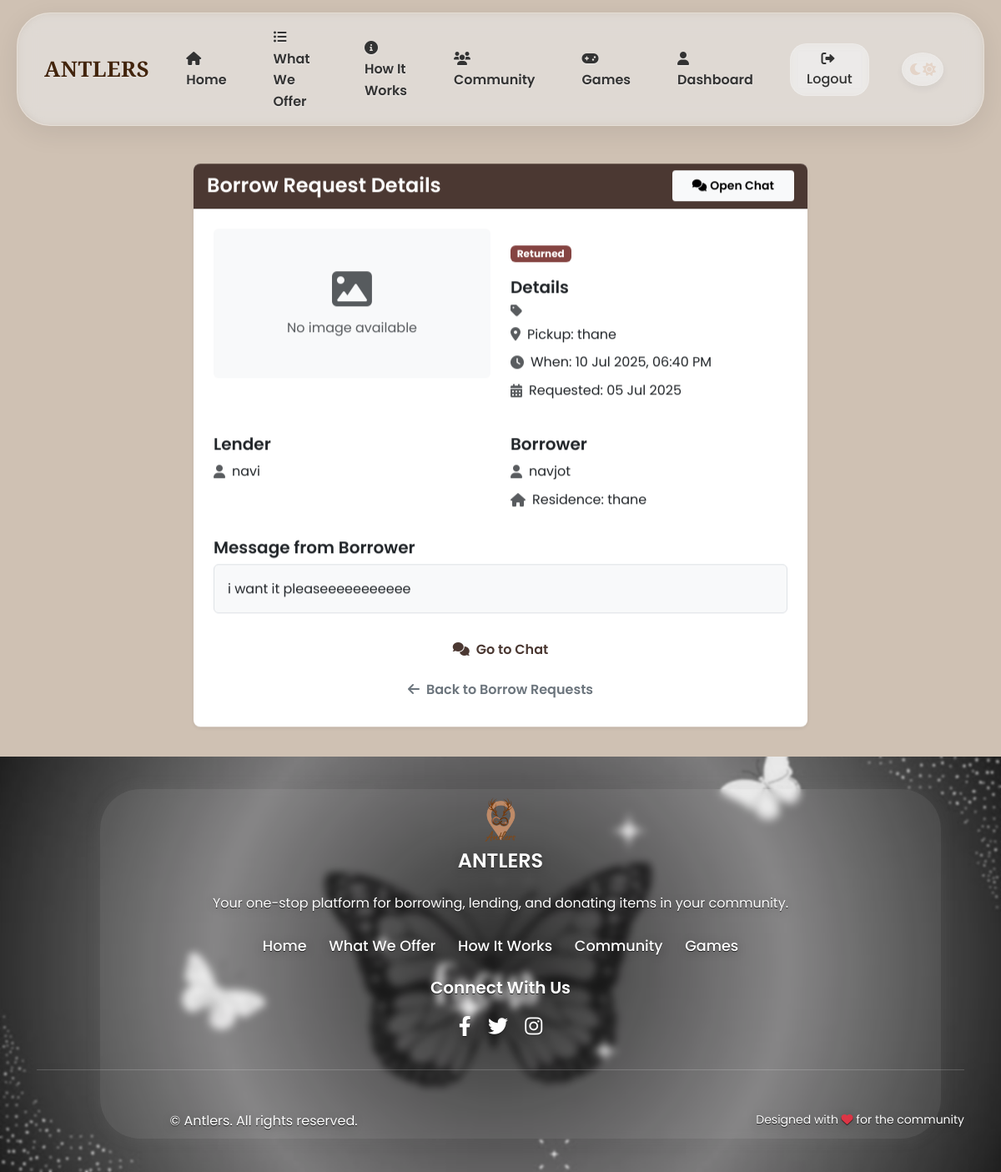
/borrow_details/1 (signed in), run on the app's committed database.
### app.py (models this page shows)
class BorrowedAccessory(db.Model):
    id = db.Column(db.Integer, primary_key=True)
    accessory_id = db.Column(db.Integer, db.ForeignKey('accessory.id'))
    borrower_id = db.Column(db.Integer, db.ForeignKey('user.id'))
    lender_id = db.Column(db.Integer, db.ForeignKey('user.id'))
    status = db.Column(db.String(50))  # 'pending', 'approved', 'rejected', 'delivered', 'returned'
    pickup_location = db.Column(db.String(150))
    pickup_datetime = db.Column(db.DateTime)
    created_at = db.Column(db.DateTime, default=func.now())
    residence = db.Column(db.String(200), nullable=False)  # Borrower's residence
    message = db.Column(db.Text, nullable=False)  # Message to lender
    delivery_preference = db.Column(db.String(50), default='self')  # 'self' or 'antlers'
    lender_confirmed_delivery = db.Column(db.Boolean, default=False)
    borrower_confirmed_delivery = db.Column(db.Boolean, default=False)
    accessory = db.relationship('Accessory', backref='borrow_requests')
    borrower = db.relationship('User', foreign_keys=[borrower_id], backref='items_borrowed_as_borrower', overlaps="items_borrowed,borrower_user")
    lender = db.relationship('User', foreign_keys=[lender_id], backref='items_lent_as_lender', overlaps="items_lent,lender_user")

class User(db.Model, UserMixin):
    id = db.Column(db.Integer, primary_key=True)
    username = db.Column(db.String(150), unique=True)
    password = db.Column(db.String(150))
    email = db.Column(db.String(150), unique=True)
    contact_number = db.Column(db.String(20))
    role = db.Column(db.String(50), default='user')
    created_at = db.Column(db.DateTime, default=func.now())
    overall_verified = db.Column(db.Boolean, default=False)
    approved_items = db.relationship('Accessory',
                                   foreign_keys='Accessory.user_id',
                                   backref=db.backref('owner', lazy=True))
    items_borrowed = db.relationship('BorrowedAccessory',
                                   foreign_keys='BorrowedAccessory.borrower_id',
                                   backref=db.backref('borrower_user', lazy=True),
                                   overlaps="items_borrowed_as_borrower,borrower")
    items_lent = db.relationship('BorrowedAccessory',
                                foreign_keys='BorrowedAccessory.lender_id',
                                backref=db.backref('lender_user', lazy=True),
                                overlaps="items_lent_as_lender,lender")

### app.py (the view)
@app.route('/borrow_details/<int:borrow_id>')
@login_required
def borrow_details(borrow_id):
    borrow_request = BorrowedAccessory.query.get_or_404(borrow_id)
    if borrow_request.borrower_id != current_user.id and borrow_request.lender_id != current_user.id:
        flash('You are not authorized to view this request.', 'danger')
        return redirect(url_for('user_dashboard'))
    chat_messages = ChatMessage.query.filter_by(borrow_id=borrow_id).order_by(ChatMessage.timestamp).all()
    return render_template('borrow_details.html', borrow_request=borrow_request, chat_messages=chat_messages)

### app.py (called while the page is built)
@login_manager.user_loader
def load_user(user_id):
    return User.query.get(int(user_id))

### templates/borrow_details.html (shortened to what this page needs)
{% extends "base.html" %}
{% block content %}
<div class="container">
    <div class="row justify-content-center mt-5">
        <div class="col-lg-8">
            <div class="card shadow-sm border-0 rounded-lg">
                <div class="card-header bg-primary text-white d-flex justify-content-between align-items-center">
                    <h4 class="mb-0">Borrow Request Details</h4>
                    {% if borrow_request.id %}
                    <a href="{{ url_for('chat', borrow_id=borrow_request.id) }}" class="btn btn-light btn-sm">
                        <i class="fas fa-comments me-1"></i>Open Chat
                    </a>
                    {% endif %}
                </div>
                <div class="card-body p-4">
                    <div class="row mb-4">
                        <div class="col-md-6">
                            {% if borrow_request.accessory.image %}
                            <img src="{{ url_for('static', filename=borrow_request.accessory.image.replace('\\', '/')) }}"
                                 class="img-fluid rounded"
                                 alt="{{ borrow_request.accessory.name }}">
                            {% else %}
                            <div class="bg-light rounded p-5 text-center">
                                <i class="fas fa-image fa-3x text-muted"></i>
                                <p class="mt-2 mb-0 text-muted">No image available</p>
                            </div>
                            {% endif %}
                        </div>
                        <div class="col-md-6">
                            <div class="mb-3">
                                <span class="badge bg-{{ borrow_request.status == 'pending' and 'warning' or (borrow_request.status == 'approved' and 'success' or (borrow_request.status == 'delivered' and 'info' or (borrow_request.status == 'new_request' and 'primary' or 'secondary'))) }}">
                                    {{ borrow_request.status == 'new_request' and 'New Request' or borrow_request.status.capitalize() }}
                                </span>
                            </div>
                            <div class="mb-3">
                                <h5>Details</h5>
                                <div class="d-flex align-items-center mb-2">
                                    <i class="fas fa-tag text-muted me-2"></i>
                                </div>
                                <div class="d-flex align-items-center mb-2">
                                    <i class="fas fa-map-marker-alt text-muted me-2"></i>
                                    <span>Pickup: {{ borrow_request.pickup_location or 'To be determined' }}</span>
                                </div>
                                <div class="d-flex align-items-center mb-2">
                                    <i class="fas fa-clock text-muted me-2"></i>
                                    <span>When: {{ borrow_request.pickup_datetime.strftime('%d %b %Y, %I:%M %p') if borrow_request.pickup_datetime else 'To be determined' }}</span>
                                </div>
                                <div class="d-flex align-items-center mb-2">
                                    <i class="fas fa-calendar-alt text-muted me-2"></i>
                                    <span>Requested: {{ borrow_request.created_at.strftime('%d %b %Y') if borrow_request.created_at else 'Now' }}</span>
                                </div>
                            </div>
                        </div>
                    </div>
                    <div class="row mt-3">
                        <div class="col-md-6">
                            <h5>Lender</h5>
                            <div class="d-flex align-items-center mb-2">
                                <i class="fas fa-user text-muted me-2"></i>
                                <span>{{ borrow_request.lender_user.username if borrow_request.lender_user else 'Unknown' }}</span>
                            </div>
                        </div>
                        <div class="col-md-6">
                            <h5>Borrower</h5>
                            <div class="d-flex align-items-center mb-2">
                                <i class="fas fa-user text-muted me-2"></i>
                                <span>{{ borrow_request.borrower_user.username if borrow_request.borrower_user else 'Unknown' }}</span>
                            </div>
                            {% if borrow_request.residence %}
                            <div class="d-flex align-items-center mb-2">
                                <i class="fas fa-home text-muted me-2"></i>
                                <span>Residence: {{ borrow_request.residence }}</span>
                            </div>
                            {% endif %}
                        </div>
                    </div>
                    {% if borrow_request.status != 'new_request' and borrow_request.message %}
                    <div class="mt-4">
                        <h5>Message from Borrower</h5>
                        <div class="border rounded p-3 bg-light">
                            {{ borrow_request.message }}
                        </div>
                    </div>
                    {% endif %}
                    <div class="d-grid gap-2 mt-4">
                        {% if borrow_request.id %}
                        <a href="{{ url_for('chat', borrow_id=borrow_request.id) }}" class="btn btn-outline-primary">
                            <i class="fas fa-comments me-2"></i>Go to Chat
                        </a>
                        {% endif %}
                        {% if current_user.id == borrow_request.borrower_id %}
                            <a href="{{ url_for('user_dashboard') }}" class="btn btn-outline-secondary">
                                <i class="fas fa-arrow-left me-2"></i>Back to Dashboard
                            </a>
                        {% elif borrow_request.status == 'new_request' %}
                            <a href="{{ url_for('borrow') }}" class="btn btn-outline-secondary">
                                <i class="fas fa-arrow-left me-2"></i>Back to Browse Items
                            </a>
                        {% else %}
                            <a href="{{ url_for('borrow_requests') }}" class="btn btn-outline-secondary">
                                <i class="fas fa-arrow-left me-2"></i>Back to Borrow Requests
                            </a>
                        {% endif %}
                    </div>
                </div>
            </div>
        </div>
    </div>
</div>
{% set active_return_request = borrow_request.accessory.return_requests | selectattr('borrower_id', 'equalto', current_user.id) | selectattr('status', 'in', ['pending', 'approved']) | list | length > 0 %}
{% endblock %}

### static/css/theme.css (style rules this page uses)
:root { --light-background: #CFC1B3; --light-surface: #E8E1D9; --light-primary: #A18167; --light-secondary: #7C6E63; --light-accent: #D7956B; --light-text: #2D2A28; --light-text-secondary: #5F574F; --light-border: #D1C5B7; --light-card: rgba(255, 255, 255, 0.7); --light-success: #7FA87B; --light-info: #7E9DC0; --light-warning: #D9AD6A; --light-danger: #C27F75; --dark-background: #121212; --dark-surface: #1E1E1E; --dark-primary: #E0E0E0; --dark-secondary: #BBBBBB; --dark-accent: #4D8AE0; --dark-text: #FFFFFF; --dark-text-secondary: #BBBBBB; --dark-border: #444444; --dark-card: #1A1A1A; --dark-card-secondary: #252525; --dark-success: #66BB6A; --dark-info: #4D8AE0; --dark-warning: #FFA726; --dark-danger: #E57373; --dark-muted: #9E9E9E; --dark-light: #E0E0E0; --dark-subtle: #2A2A2A; --dark-hover: #2E2E2E; --primary-color: var(--light-primary); --primary-color-light: var(--light-accent); --primary-color-dark: #7D614E; --secondary-color: var(--light-secondary); --accent-color: var(--light-accent); --accent-color-light: #E5B695; --text-color: var(--light-text); --text-color-light: var(--light-text-secondary); --text-light: #FFFFFF; --background-light: var(--light-background); --background-neutral: var(--light-surface); --success-color: var(--light-success); --info-color: var(--light-info); --warning-color: var(--light-warning); --danger-color: var(--light-danger); --rgb-primary: 161, 129, 103; --rgb-accent: 215, 149, 107; --rgb-background: 207, 193, 179; --rgb-text: 45, 42, 40; --rgb-dark-primary: 224, 224, 224; --rgb-dark-accent: 77, 138, 224; --rgb-dark-background: 18, 18, 18; }
body { color: var(--text-color); background-color: var(--background-light); font-family: 'Poppins', sans-serif; transition: background-color 0.3s ease, color 0.3s ease; }
.btn-outline-primary { border-color: var(--primary-color); color: var(--primary-color); transition: all 0.3s ease; }
.bg-primary, .badge-primary { background-color: var(--primary-color) !important; }
.bg-secondary, .badge-secondary { background-color: var(--secondary-color) !important; }
a { color: var(--primary-color); transition: color 0.3s ease; }
.card { border-radius: 12px; border: none; background-color: var(--light-card); transition: all 0.3s ease; }

### static/css/style.css (style rules this page uses)
:root { --primary-color: #4B3832; --primary-color-light: #6e5349; --primary-color-dark: #3C2F2F; --secondary-color: #854442; --accent-color: #BE9B7B; --accent-color-light: #E4D4C8; --text-color: #333; --light-color: #f5f5f5; --dark-color: #263238; --shadow: 0 4px 6px rgba(0, 0, 0, 0.1); --transition: all 0.3s ease; }
* { margin: 0; padding: 0; box-sizing: border-box; }
html { scroll-behavior: smooth; height: 100%; overflow-x: hidden; perspective: 1px; }
body { font-family: 'Poppins', sans-serif; line-height: 1.6; color: var(--text-color); overflow-x: hidden; background-color: var(--background-light); transform-style: preserve-3d; height: 100%; perspective: 1px; transform-style: preserve-3d; }
a { text-decoration: none; color: var(--primary-color); transition: var(--transition); }
.btn { display: inline-block; padding: 0.8rem 1.8rem; border-radius: 50px; text-align: center; font-weight: 600; transition: var(--transition); cursor: pointer; border: none; transform: translateZ(0); }
.card { background-color: white; border-radius: 8px; box-shadow: var(--shadow); transition: var(--transition); margin-bottom: 2rem; overflow: hidden; will-change: transform; transform: translateZ(0); transition: transform 0.3s ease, box-shadow 0.3s ease; }
.card-body { padding: 1.5rem; }
h1, h2, h3, h4, h5, h6 { font-weight: 600; }
.btn { border-radius: 0.25rem; padding: 0.5rem 1.5rem; transition: all 0.3s ease; }
.card { border-radius: 0.5rem; overflow: hidden; border: none; transition: all 0.3s ease; }

### templates/base.html (style rules this page uses)
body { transition: background-color 0.3s ease, color 0.3s ease; }
.card, .benefit-card, .service-card, .navbar, .footer, .btn, .theme-toggle, .coffee-divider, .step-number, .icon-box { transition: all 0.3s ease; }

### data on the page
BorrowedAccessory: status "Returned", pickup_location "thane", pickup_datetime "10 Jul 2025, 06:40 PM", created_at "05 Jul 2025", residence "thane", message "i want it pleaseeeeeeeeeee"
User: lender_user "navi"
User: borrower_user "navjot"
